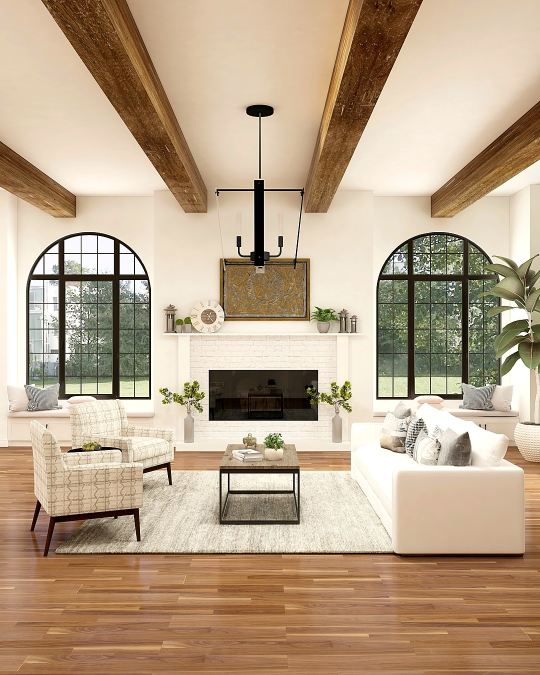
#> input picture 2026-10-19-buyer-tips-contract-to-closing/build/img/07.jpg, 1080 x 1350 px, given in place of pexels-photo-5178034.jpeg, which was not available (shown at 1/2 size)
$ python prep_photos.py
#> lines starting #> are read from the running program, lines starting #| are printed output that depends on the picture; pictures that were not available may be replaced by others from this repository, and a replacement may not be noted
# Oct 19 ~7:45 AM ET: slides 01/03/04 re-replaced after contact-sheet review (cover had palms/Florida waterfront; 03 houseboat-looking; 04 galley kitchen).
# Oct 19 2026 buyer tips (contract to closing). REPHOTOGRAPHED Oct 19 ~7:30 AM ET after Denise's review ("1st graphic too dark",
# "some graphics were used before", "scroll-stopping"): every photo is new, bright and checked against TEMPLATES/photo-registry.csv
# (phash/dhash + source id + Unsplash upload series + visual check) so none was used in any earlier carousel.
# Full-res originals in build/src/ (Unsplash fetched with w=3600&fit=max, Pexels originals), cover-cropped to 4:5 and resized DOWN only
# to 1080x1350, light premium grade + sharpen. P = slide: (source id, x, y, zoom) — x/y place the 4:5 window, zoom>1 crops tighter (still downscaled).
import os, urllib.request
from PIL import Image, ImageEnhance, ImageFilter, ImageOps
B=os.path.dirname(os.path.abspath(__file__)); S=B+"/src/"; O=B+"/img/"
P={"01":("pexels-5178034",.5,.5,1.0),
   "03":("pexels-36777592",.3,.5,1.0),
   "04":("pexels-36777500",.5,.5,1.0),
   "05":("1580587771525-78b9dba3b914",.55,.5,1.0),
   "06":("pexels-259588",.5,.5,1.0),
   "07":("pexels-4307578",.45,.5,1.0),
   "08":("pexels-38299664",.5,.5,1.0),
   "09":("pexels-5008385",.5,.5,1.0),
   "10":("pexels-8143677",.5,.5,1.0)}
INFO={"pexels-5178034":"\"House with Green Grass Lawn\" (Raleigh, NC; sunny aerial of a brick-and-siding home on a golf course)","pexels-36777592":"Curtis Adams, \"Elegant Living Room Interior with Fireplace\" (two-story great room)","pexels-36777500":"Curtis Adams, \"Modern Kitchen with White Cabinets and Island\"","pexels-259588":"Pexels (Pixabay upload), stone-and-shingle home with long driveway, sunny","pexels-18559625":"\"A large home with lush green grass and flowers\"","pexels-8143677":"Max Vakhtbovych, \"Frontage of an Estate Under a Cloudy Sky\"","pexels-173229":"Pexels (Pixabay upload), \"White Concrete Building Near Garden\" (white mansion, garden and fountain)","pexels-36511381":"goodinblack images, \"Modern White Kitchen Interior with Elegant Lighting\"","pexels-4307578":"\"An Interior of a Dining Area\"","pexels-38299664":"Vincent Rivaud, \"Luxury Villa with Pool in Greece\"","pexels-5008385":"\"Bright Living Room Interior Design\"","pexels-35758725":"azra melek, \"Elegant White Mansion with Lush Greenery\"","pexels-6580215":"Max Vakhtbovych, \"Stylish apartment with floor to ceiling window\"","pexels-15220867":"Hiba Q. Omar, \"Modern Minimalist Kitchen Interior Design\"",
      "pexels-15334535":"Eric Prouzet, \"White Concrete Building Under Blue Sky\" (waterfront mansion)","pexels-14183030":"Sanne vils axelsen, \"A Dining Table and Chairs Near the Glass Windows\"",
      "pexels-19369803":"Jonas F, \"Sunlit Living Room in House on Sea Coast\"","pexels-15824720":"\"White Mansion Entrance\"","pexels-37736542":"Cihad YILDIZ, \"Modern Luxury Villa with Infinity Pool\""}
LIFT={}   # optional gamma lift per slide
cr=open(O+"CREDITS.txt","w")
cr.write("Photos: Unsplash License / Pexels License (no attribution required). All replaced Oct 19 2026 ~7:30 AM ET; every photo checked against TEMPLATES/photo-registry.csv (never used in an earlier carousel). Originals >=3000px, cropped/resized down only, graded Oct 19 2026.\n02 | no photo (stats)\n")
for k,(pid,x,y,z) in sorted(P.items()):
    f=S+pid+".jpg"; px=pid.startswith("pexels-")
    if not os.path.exists(f):
        n=pid.split("-")[1]
        urllib.request.urlretrieve(f"https://images.pexels.com/photos/{n}/pexels-photo-{n}.jpeg" if px else f"https://images.unsplash.com/photo-{pid}?q=92&w=3600&fit=max", f)
    im=ImageOps.exif_transpose(Image.open(f)).convert("RGB"); w,h=im.size; t=1080/1350
#> further down, im is the input picture: PIL image 1080x1350 RGB; mean R, G, B 185.3, 163.5, 137.8
#> after `w, h = im.size`: w = 1080; h = 1350
    cw,ch=(h*t,h) if w/h>t else (w,w/t); cw,ch=int(cw/z),int(ch/z)
#> after `cw, ch = (h * t, h) if w / h > t else (w, w / t)`: cw = 1080; ch = 1350
    l=int((w-cw)*x); tp=int((h-ch)*y); im=im.crop((l,tp,l+cw,tp+ch))
#> after `l = int((w - cw) * x)`: l = 0
#> after `tp = int((h - ch) * y)`: tp = 0
    assert im.width>=1080, "never upscale"
    im=im.resize((1080,1350),Image.LANCZOS)
    if k in LIFT: im=im.point(lambda v:int(255*(v/255)**(1/LIFT[k])))
    r,g,b=im.split(); r=r.point(lambda v:min(255,int(v*1.02))); b=b.point(lambda v:int(v*.985)); im=Image.merge("RGB",(r,g,b))
#> after `r, g, b = im.split()`:
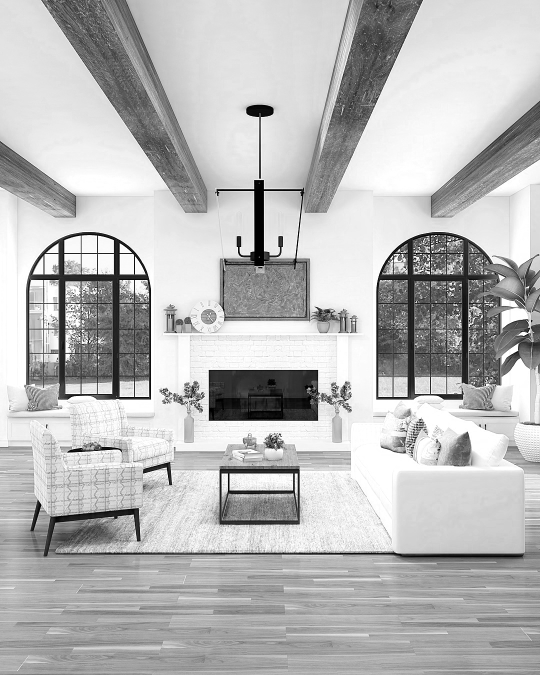
#> r: PIL image 1080x1350 L (shown at 1/2 size); min 0, max 255, mean 185.3
#> after `r, g, b = im.split()`:
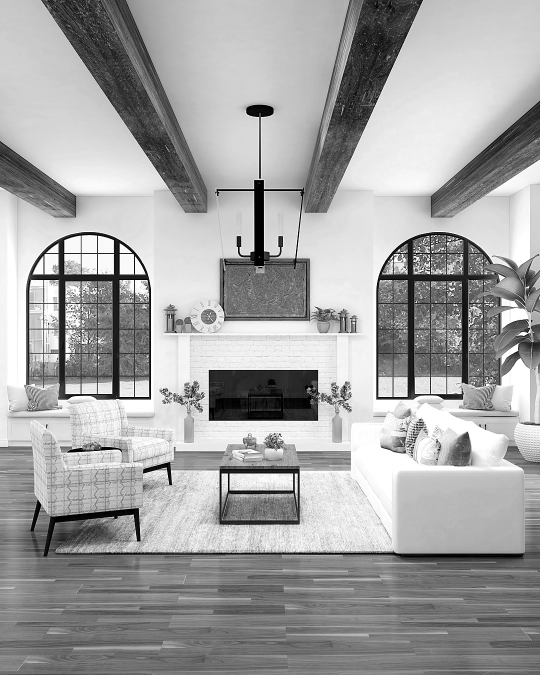
#> g: PIL image 1080x1350 L (shown at 1/2 size); min 0, max 255, mean 163.5
#> after `r, g, b = im.split()`:
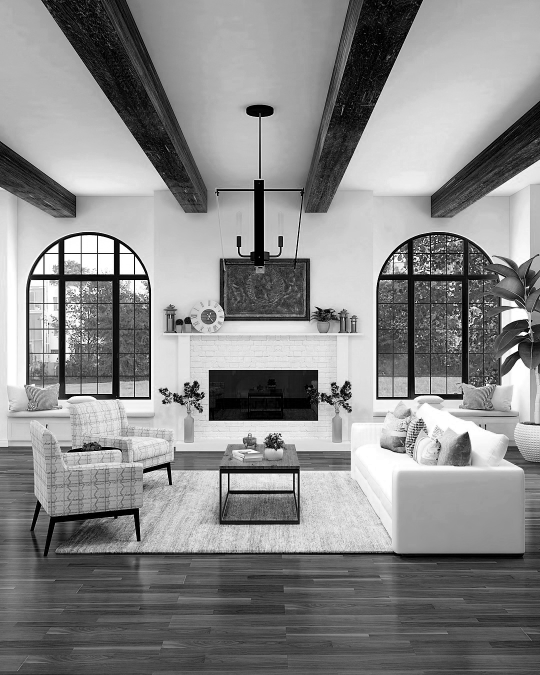
#> b: PIL image 1080x1350 L (shown at 1/2 size); min 0, max 255, mean 137.8
    im=ImageEnhance.Contrast(im).enhance(1.05); im=ImageEnhance.Color(im).enhance(1.0); im=ImageEnhance.Brightness(im).enhance(1.02)
    im=im.filter(ImageFilter.UnsharpMask(radius=1.2,percent=70,threshold=2))
    im.save(O+k+".jpg",quality=93)
    if px: n=pid.split("-")[1]; cr.write(f"{k} | Pexels License (no attribution required) | https://www.pexels.com/photo/{n}/ | {INFO.get(pid,'')} | original {w}x{h}\n")
    else: cr.write(f"{k} | Unsplash License (no attribution required) | https://unsplash.com/photos/{pid} (images.unsplash.com/photo-{pid}) | source file {w}x{h}\n")
#> pass 2 of the loop `for k,(pid,x,y,z) in sorted(P.items()):`:
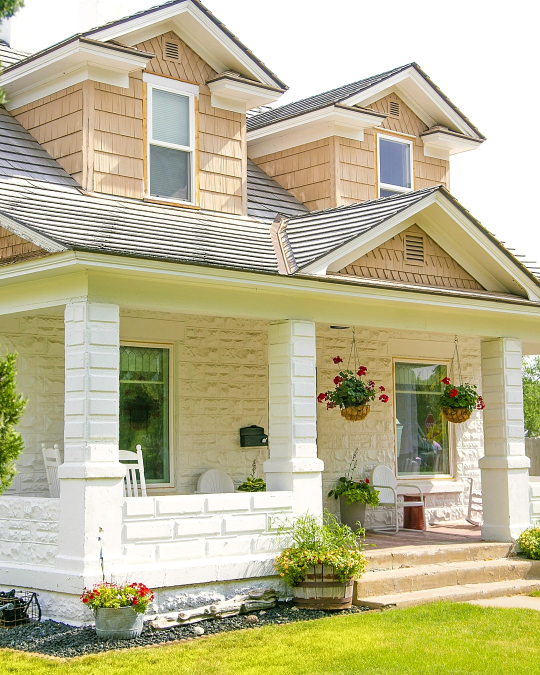
#> input picture 2026-10-19-buyer-tips-contract-to-closing/build/img/09.jpg, 1080 x 1350 px, given in place of pexels-photo-36777592.jpeg, which was not available (shown at 1/2 size)
#> im is the input picture: PIL image 1080x1350 RGB; mean R, G, B 188.5, 182.9, 147.2
#> `r, g, b = im.split()`:
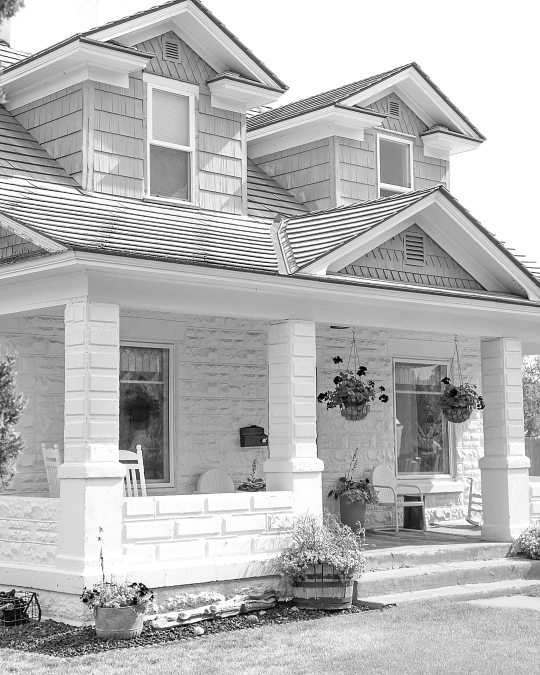
#> g: PIL image 1080x1350 L (shown at 1/2 size); min 0, max 255, mean 182.9
#> `r, g, b = im.split()`:
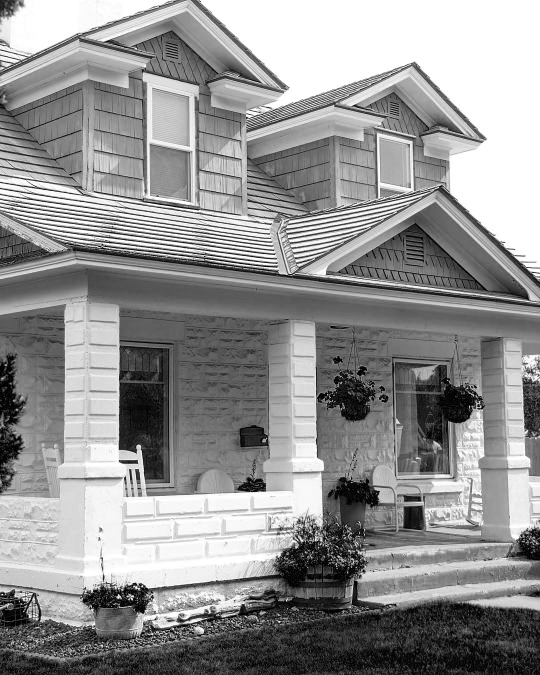
#> b: PIL image 1080x1350 L (shown at 1/2 size); min 0, max 255, mean 147.2
#> (the run stopped early here; a loop or call above may not have finished)
